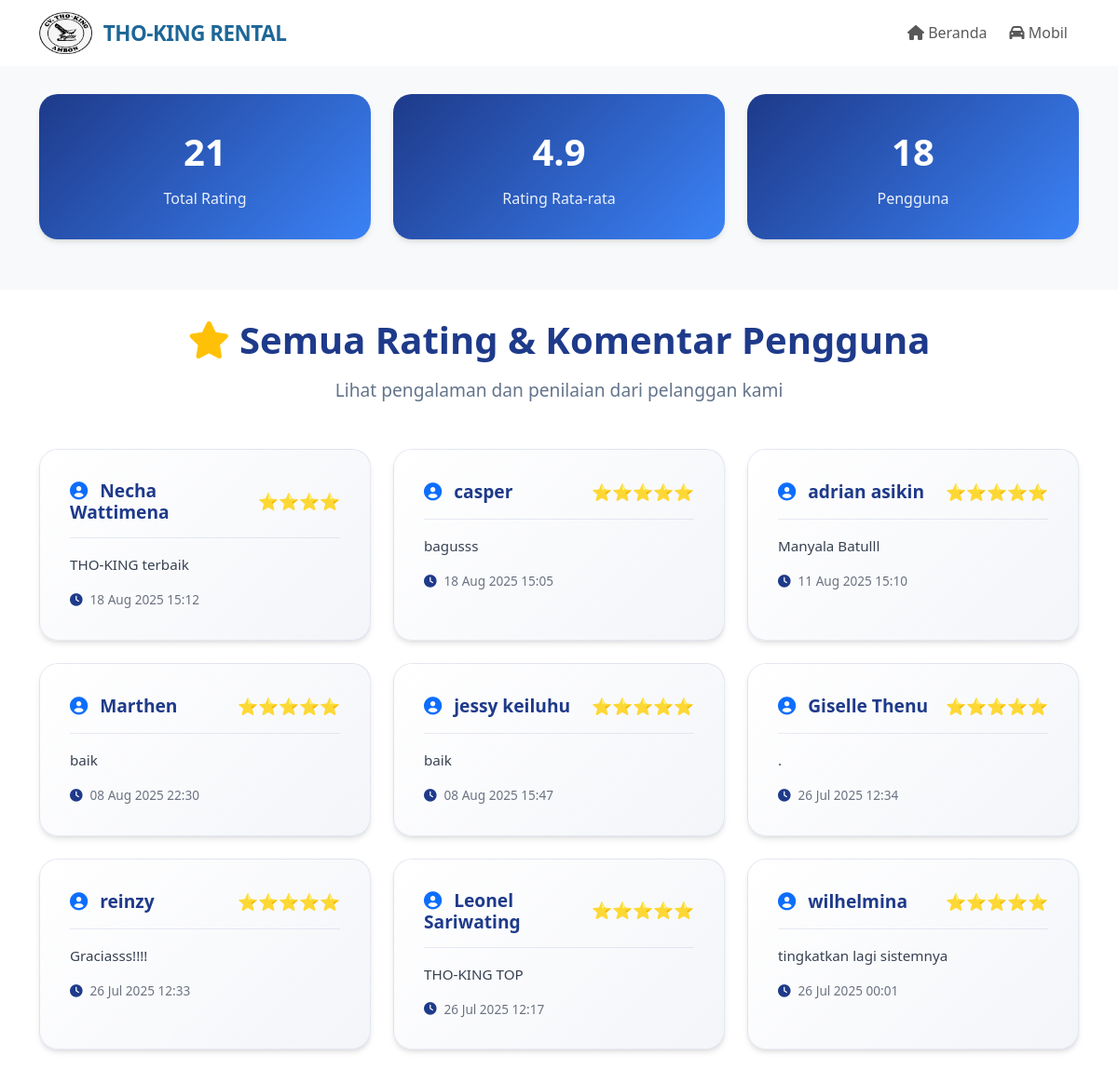
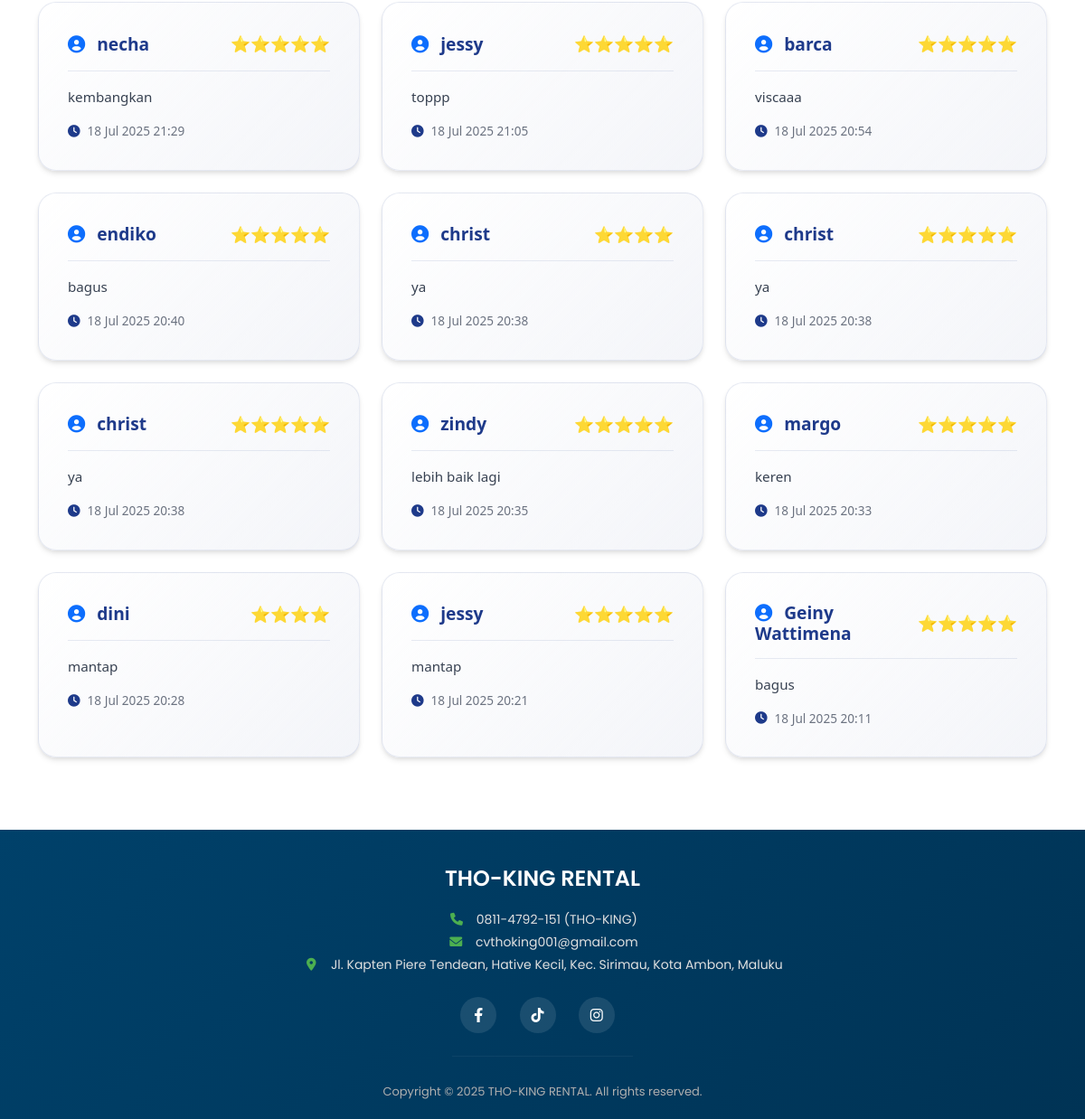
The app's page /all_ratings.php with its own data (2 pictures, top to bottom).
### tables this page shows
CREATE TABLE `rating` (
  `id` int(11) NOT NULL,
  `id_login` int(11) DEFAULT NULL,
  `nama` varchar(100) DEFAULT NULL,
  `komentar` text DEFAULT NULL,
  `rating` int(11) DEFAULT NULL,
  `created_at` datetime DEFAULT current_timestamp()
);

CREATE TABLE `infoweb` (
  `id` int(11) NOT NULL,
  `id_login` int(11) DEFAULT NULL,
  `nama_rental` varchar(255) DEFAULT NULL,
  `telp` varchar(15) DEFAULT NULL,
  `alamat` text DEFAULT NULL,
  `email` varchar(255) DEFAULT NULL,
  `no_rek` text DEFAULT NULL,
  `updated_at` timestamp NOT NULL DEFAULT current_timestamp()
);

### koneksi/koneksi.php (called while the page is built, shortened)
<?php
$user = 'root';
$pass = '';
try {
    $koneksi = new PDO("mysql:host=localhost;dbname=thoking_rental", $user, $pass);
    $koneksi->setAttribute(PDO::ATTR_ERRMODE, PDO::ERRMODE_EXCEPTION);
} catch (PDOException $e) {
    die("Koneksi gagal: " . $e->getMessage());
}
$sql_web = "SELECT * FROM infoweb WHERE id = 1";
$row_web = $koneksi->prepare($sql_web);
$row_web->execute();
$info_web = $row_web->fetch(PDO::FETCH_OBJ);
?>

### all_ratings.php (the view, shortened to what this page needs)
<?php
require 'koneksi/koneksi.php';
include 'header.php';
$ratings_stmt = $koneksi->prepare("SELECT * FROM rating ORDER BY created_at DESC");
$ratings_stmt->execute();
$ratings = $ratings_stmt->fetchAll(PDO::FETCH_ASSOC);
?>
<!DOCTYPE html>
<html lang="id">
<head>
    <link href="https://cdn.jsdelivr.net/npm/bootstrap@5.3.0/dist/css/bootstrap.min.css" rel="stylesheet">
    <link rel="stylesheet" href="https://cdnjs.cloudflare.com/ajax/libs/font-awesome/6.4.0/css/all.min.css">
    <link href="https://unpkg.com/aos@2.3.1/dist/aos.css" rel="stylesheet">
</head>
<body>
<section class="section-padding bg-light">
    <div class="container">
        <div class="row">
            <div class="col-lg-4 mb-4" data-aos="fade-up">
                <div class="stats-card">
                    <div class="stats-number">
                        <?php
                        $total_stmt = $koneksi->query("SELECT COUNT(*) as total FROM rating");
                        echo $total_stmt->fetch()['total'];
                        ?>
                    </div>
                    <div class="stats-label">Total Rating</div>
                </div>
            </div>
            <div class="col-lg-4 mb-4" data-aos="fade-up" data-aos-delay="100">
                <div class="stats-card">
                    <div class="stats-number">
                        <?php
                        $avg_stmt = $koneksi->query("SELECT AVG(rating) as avg FROM rating");
                        $avg = $avg_stmt->fetch()['avg'];
                        echo $avg ? number_format($avg, 1) : '0.0';
                        ?>
                    </div>
                    <div class="stats-label">Rating Rata-rata</div>
                </div>
            </div>
            <div class="col-lg-4 mb-4" data-aos="fade-up" data-aos-delay="200">
                <div class="stats-card">
                    <div class="stats-number">
                        <?php
                        $user_stmt = $koneksi->query("SELECT COUNT(DISTINCT nama) as users FROM rating");
                        echo $user_stmt->fetch()['users'];
                        ?>
                    </div>
                    <div class="stats-label">Pengguna</div>
                </div>
            </div>
        </div>
    </div>
</section>
<section class="section-padding">
    <div class="container">
        <h1 class="section-title" data-aos="fade-up">
            <i class="fas fa-star text-warning"></i>
            Semua Rating & Komentar Pengguna
        </h1>
        <p class="section-subtitle" data-aos="fade-up" data-aos-delay="100">
            Lihat pengalaman dan penilaian dari pelanggan kami
        </p>
        <?php if (count($ratings) === 0): ?>
            <div class="empty-state" data-aos="fade-up">
                <i class="fas fa-star"></i>
                <h4>Belum Ada Rating</h4>
                <p>Belum ada rating dari pengguna. Jadilah yang pertama memberikan penilaian!</p>
                <?php if (!empty($_SESSION['USER'])): ?>
                    <a href="dashboard.php" class="btn btn-primary btn-modern">
                        <i class="fas fa-plus me-2"></i>Berikan Rating
                    </a>
                <?php else: ?>
                    <a href="index.php" class="btn btn-primary btn-modern">
                        <i class="fas fa-sign-in-alt me-2"></i>Login untuk Rating
                    </a>
                <?php endif; ?>
            </div>
        <?php else: ?>
            <div class="row g-4">
                <?php foreach ($ratings as $index => $row): ?>
                    <div class="col-lg-6 col-xl-4" data-aos="fade-up" data-aos-delay="<?php echo $index * 100; ?>">
                        <div class="rating-card-modern">
                            <div class="rating-header">
                                <h5 class="user-name">
                                    <i class="fas fa-user-circle me-2 text-primary"></i>
                                    <?php echo htmlspecialchars($row['nama']); ?>
                                </h5>
                                <div class="rating-stars">
                                    <?php echo str_repeat('⭐', intval($row['rating'])); ?>
                                </div>
                            </div>
                            <p class="rating-comment">
                                <?php echo nl2br(htmlspecialchars($row['komentar'])); ?>
                            </p>
                            <div class="rating-date">
                                <i class="fas fa-clock"></i>
                                <?php echo date('d M Y H:i', strtotime($row['created_at'])); ?>
                            </div>
                        </div>
                    </div>
                <?php endforeach; ?>
            </div>
        <?php endif; ?>
    </div>
</section>
<?php include 'footer.php'; ?>
</body>

### footer.php (shortened to what this page needs)
<!DOCTYPE html>
<html lang="id">
<head>
    <link rel="stylesheet" href="assets/css/bootstrap.min.css">
    <link rel="stylesheet" href="https://cdnjs.cloudflare.com/ajax/libs/font-awesome/6.0.0/css/all.min.css">
</head>
<body>
    <footer class="footer">
        <div class="container">
            <div class="row">
                <div class="col-md-12">
                    <div class="footer-content">
                        <div class="footer-logo mb-3">
                            <h5 class="text-white"><?= $info_web->nama_rental; ?></h5>
                        </div>
                        <div class="footer-info mb-3">
                            <p class="mb-1">
                                <i class="fas fa-phone me-2"></i>
                                <?= isset($info_web->no_telp) ? $info_web->no_telp : '0811-4792-151 (THO-KING)'; ?>
                            </p>
                            <p class="mb-1">
                                <i class="fas fa-envelope me-2"></i>
                                <?= isset($info_web->email) ? $info_web->email : 'cvthoking001@gmail.com'; ?>
                            </p>
                            <p class="mb-1">
                                <i class="fas fa-map-marker-alt me-2"></i>
                                <?= isset($info_web->alamat) ? $info_web->alamat : 'Alamat Kami'; ?>
                            </p>
                        </div>
                        <div class="footer-social mb-3">
                            <a href="https://www.facebook.com/share/16bk2xjzwW/" class="text-white me-3"><i class="fab fa-facebook-f"></i></a>
                            <a href="https://www.tiktok.com/@cv.thoking?_t=ZS-8yhyOsu6Gwh&_r=1" class="text-white me-3"><i class="fab fa-tiktok"></i></a>
                            <a href="https://www.instagram.com/rental_car_thoking?igsh=M3oxenhnd255YXJ6" class="text-white me-3"><i class="fab fa-instagram"></i></a>
                        </div>
                        <hr class="footer-divider">
                        <div class="footer-copyright">
                            <span class="footer-text">
                                Copyright &copy; <?= date('Y');?> <?= $info_web->nama_rental;?>. All rights reserved.
                            </span>
                        </div>
                    </div>
                </div>
            </div>
        </div>
    </footer>
</body>

### header.php (style rules this page uses)
body { font-family: 'Inter', sans-serif; background: #f8f9fa; color: #6d7176ff; }

### all_ratings.php (style rules this page uses)
body { font-family: 'Poppins', sans-serif; background-color: #f8fafc; color: #1e293b; line-height: 1.6; }
.section-padding { padding: 30px 0; }
.section-title { font-size: 2.5rem; font-weight: 700; color: #1e3a8a; margin-bottom: 1rem; text-align: center; }
.section-subtitle { font-size: 1.2rem; color: #64748b; text-align: center; margin-bottom: 3rem; max-width: 600px; margin-left: auto; margin-right: auto; }
.rating-card-modern { background: linear-gradient(135deg, #ffffff, rgba(30, 58, 138, 0.05)); border-radius: 20px; padding: 2rem; box-shadow: 0 4px 6px -1px rgba(0, 0, 0, 0.1), 0 2px 4px -1px rgba(0, 0, 0, 0.06); border: 1px solid rgba(30, 58, 138, 0.1); transition: all 0.3s ease; height: 100%; }
.rating-header { display: flex; align-items: center; justify-content: space-between; margin-bottom: 1rem; padding-bottom: 1rem; border-bottom: 1px solid rgba(30, 58, 138, 0.1); }
.user-name { font-size: 1.2rem; font-weight: 600; color: #1e3a8a; margin: 0; }
.rating-stars { color: #fbbf24; font-size: 1.1rem; }
.rating-comment { color: #374151; line-height: 1.6; margin-bottom: 1rem; font-size: 0.95rem; }
.rating-date { color: #6b7280; font-size: 0.85rem; display: flex; align-items: center; gap: 0.5rem; }
.rating-date i { color: #1e3a8a; }
.stats-card { background: linear-gradient(135deg, #1e3a8a, #3b82f6); color: white; border-radius: 20px; padding: 2rem; text-align: center; box-shadow: 0 4px 6px -1px rgba(0, 0, 0, 0.1), 0 2px 4px -1px rgba(0, 0, 0, 0.06); transition: all 0.3s ease; }
.stats-number { font-size: 2.5rem; font-weight: 700; margin-bottom: 0.5rem; }
.stats-label { font-size: 1rem; opacity: 0.9; }

### footer.php (style rules this page uses)
.footer { background: linear-gradient(135deg, #00416A 0%, #003355 100%); color: white; padding: 40px 0 20px 0; margin-top: 50px; }
.footer-content { text-align: center; }
.footer-logo h5 { font-family: 'Poppins', sans-serif; font-weight: 600; font-size: 1.5rem; margin-bottom: 0; }
.footer-info { margin: 20px 0; }
.footer-info p { font-family: 'Poppins', sans-serif; font-size: 14px; margin-bottom: 8px; color: #e0e0e0; }
.footer-info i { color: #4CAF50; width: 20px; }
.footer-social { margin: 25px 0; }
.footer-social a { display: inline-block; width: 40px; height: 40px; line-height: 40px; text-align: center; border-radius: 50%; background-color: rgba(255, 255, 255, 0.1); transition: all 0.3s ease; margin: 0 5px; }
.footer-divider { border-color: rgba(255, 255, 255, 0.2); margin: 25px 0; max-width: 200px; margin-left: auto; margin-right: auto; }
.footer-copyright { margin-top: 20px; }
.footer-text { font-family: 'Poppins', sans-serif; font-size: 13px; color: #b0b0b0; }

### records on screen
rating: nama "Necha Wattimena", rating "⭐⭐⭐⭐", komentar "THO-KING terbaik", created_at "18 Aug 2025 15:12"
rating: nama "casper", rating "⭐⭐⭐⭐⭐", komentar "bagusss", created_at "18 Aug 2025 15:05"
rating: nama "adrian asikin", rating "⭐⭐⭐⭐⭐", komentar "Manyala Batulll", created_at "11 Aug 2025 15:10"
rating: nama "Marthen", rating "⭐⭐⭐⭐⭐", komentar "baik", created_at "08 Aug 2025 22:30"
rating: nama "jessy keiluhu", rating "⭐⭐⭐⭐⭐", komentar "baik", created_at "08 Aug 2025 15:47"
rating: nama "Giselle Thenu", rating "⭐⭐⭐⭐⭐", komentar ".", created_at "26 Jul 2025 12:34"
rating: nama "reinzy", rating "⭐⭐⭐⭐⭐", komentar "Graciasss!!!!", created_at "26 Jul 2025 12:33"
rating: nama "Leonel Sariwating", rating "⭐⭐⭐⭐⭐", komentar "THO-KING TOP", created_at "26 Jul 2025 12:17"
rating: nama "wilhelmina", rating "⭐⭐⭐⭐⭐", komentar "tingkatkan lagi sistemnya", created_at "26 Jul 2025 00:01"
rating: nama "necha", rating "⭐⭐⭐⭐⭐", komentar "kembangkan", created_at "18 Jul 2025 21:29"
rating: nama "jessy", rating "⭐⭐⭐⭐⭐", komentar "toppp", created_at "18 Jul 2025 21:05"
rating: nama "barca", rating "⭐⭐⭐⭐⭐", komentar "viscaaa", created_at "18 Jul 2025 20:54"
rating: nama "endiko", rating "⭐⭐⭐⭐⭐", komentar "bagus", created_at "18 Jul 2025 20:40"
rating: nama "christ", rating "⭐⭐⭐⭐", komentar "ya", created_at "18 Jul 2025 20:38"
rating: nama "christ", rating "⭐⭐⭐⭐⭐", komentar "ya", created_at "18 Jul 2025 20:38"
rating: nama "christ", rating "⭐⭐⭐⭐⭐", komentar "ya", created_at "18 Jul 2025 20:38"
rating: nama "zindy", rating "⭐⭐⭐⭐⭐", komentar "lebih baik lagi", created_at "18 Jul 2025 20:35"
rating: nama "margo", rating "⭐⭐⭐⭐⭐", komentar "keren", created_at "18 Jul 2025 20:33"
rating: nama "dini", rating "⭐⭐⭐⭐", komentar "mantap", created_at "18 Jul 2025 20:28"
rating: nama "jessy", rating "⭐⭐⭐⭐⭐", komentar "mantap", created_at "18 Jul 2025 20:21"
rating: nama "Geiny Wattimena", rating "⭐⭐⭐⭐⭐", komentar "bagus", created_at "18 Jul 2025 20:11"
infoweb: nama_rental "THO-KING RENTAL", email "cvthoking001@gmail.com", alamat "Jl. Kapten Piere Tendean, Hative Kecil, Kec. Sirimau, Kota Ambon, Maluku"

### other values on screen
$total_stmt->fetch()['total'] "21"
$avg "4.9"
$user_stmt->fetch()['users'] "18"
